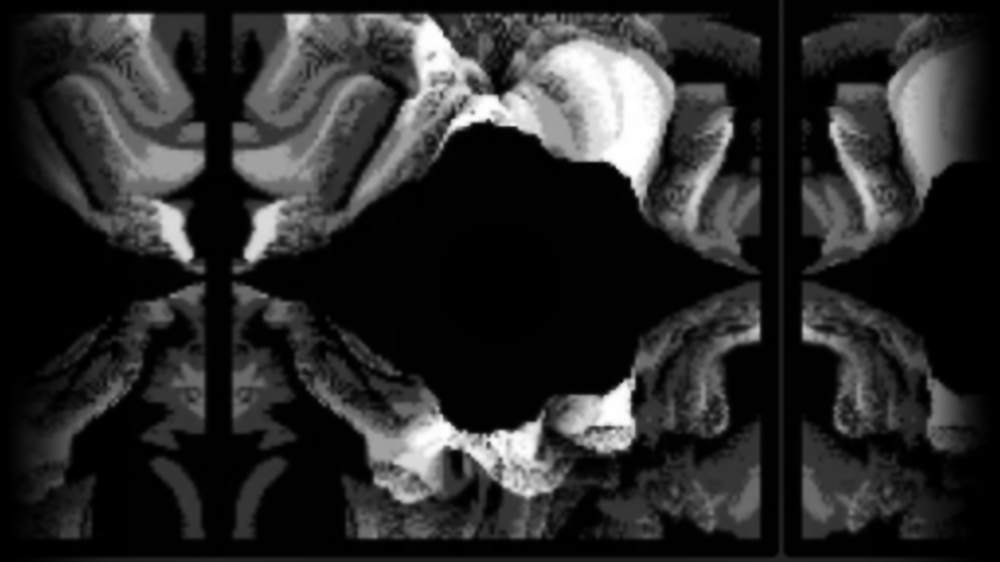
#> input picture cloth_base.png, 1000 x 562 px, shrunk from 1920 x 1080 before the run, found by its file name
$ python render_wallpaper.py
#> lines starting #> are read from the running program, lines starting #| are printed output that depends on the picture
import sys
import subprocess
import cv2
import numpy as np

def get_blink(t):
    b1_start, b1_dur = 2.4, 0.34
    b2_start, b2_dur = 5.8, 0.34
    c = 0.0
    for start, dur in [(b1_start, b1_dur), (b2_start, b2_dur)]:
        if start <= t < start + dur:
            tau = (t - start) / dur
            if tau < 0.38:
                u = tau / 0.38
                c = u * u * (3.0 - 2.0 * u)
            elif tau < 0.52:
                c = 1.0
            else:
                v = (tau - 0.52) / 0.48
                c = 1.0 - (v * v * (3.0 - 2.0 * v))
            break
    return float(c)

def main():
    cloth_path = '/home/akidin/animated-eye-wallpaper/cloth_base.png'
    output_path = '/home/akidin/Videos/Hidamari/eye_animated.mp4'

    cloth = cv2.imread(cloth_path, cv2.IMREAD_GRAYSCALE)
#> cloth is the input picture: shape (562, 1000); min 0, max 255, mean 42.6
    if cloth is None:
        sys.exit(1)

    h, w = cloth.shape
#> h = 562; w = 1000
    fps = 60
    duration = 8.0
    total_frames = int(fps * duration)

    y_grid, x_grid = np.mgrid[0:h, 0:w].astype(np.float32)
    cx, cy = 960.0, 540.0
    r = np.sqrt((x_grid - cx)**2 + (y_grid - cy)**2)

    r_inner, r_outer = 110.0, 320.0
    wave_mask = np.clip((r - r_inner) / (r_outer - r_inner), 0.0, 1.0)
    wave_mask = (wave_mask * wave_mask * (3.0 - 2.0 * wave_mask)).astype(np.float32)

    kx1, ky1 = 1.0 / 140.0, 1.0 / 180.0
    kx2, ky2 = 1.0 / 110.0, 1.0 / 150.0

    phi1 = x_grid * kx1 + y_grid * ky1
    sin_p1 = np.sin(phi1) * wave_mask * 12.0
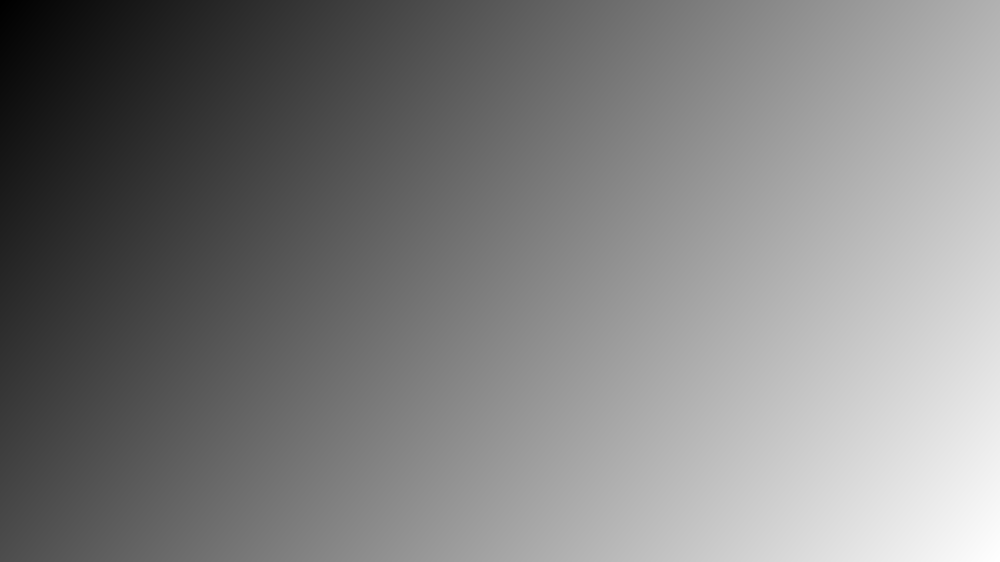
#> phi1: shape (562, 1000) float32; min 0, max 10.25, mean 5.13; drawn with min black and max white
    cos_p1 = np.cos(phi1) * wave_mask * 12.0

    phi2 = -x_grid * kx2 + y_grid * ky2
    sin_p2 = np.sin(phi2) * wave_mask * 5.5
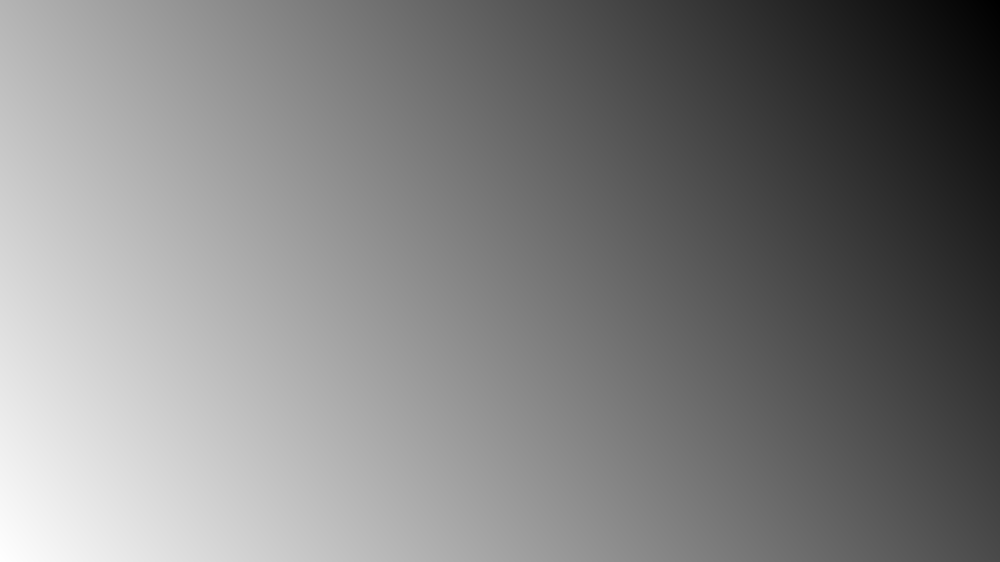
#> phi2: shape (562, 1000) float32; min -9.08, max 3.74, mean -2.67; drawn with min black and max white
    cos_p2 = np.cos(phi2) * wave_mask * 5.5

    phi3 = -y_grid * ky1 + x_grid * kx1
    sin_p3 = np.sin(phi3) * wave_mask * 10.0
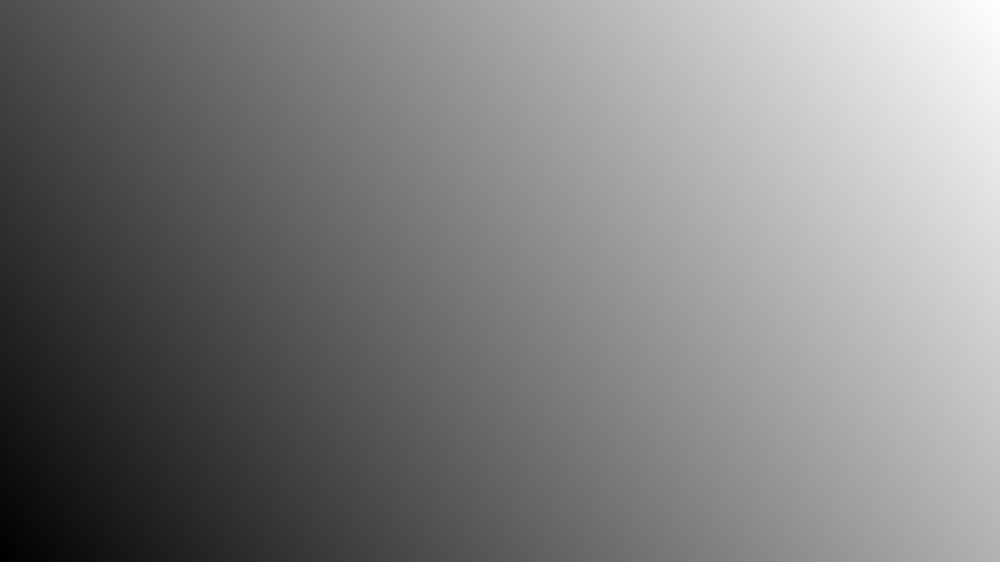
#> phi3: shape (562, 1000) float32; min -3.12, max 7.14, mean 2.01; drawn with min black and max white
    cos_p3 = np.cos(phi3) * wave_mask * 10.0

    phi4 = y_grid * ky2
    sin_p4 = np.sin(phi4) * wave_mask * 5.0
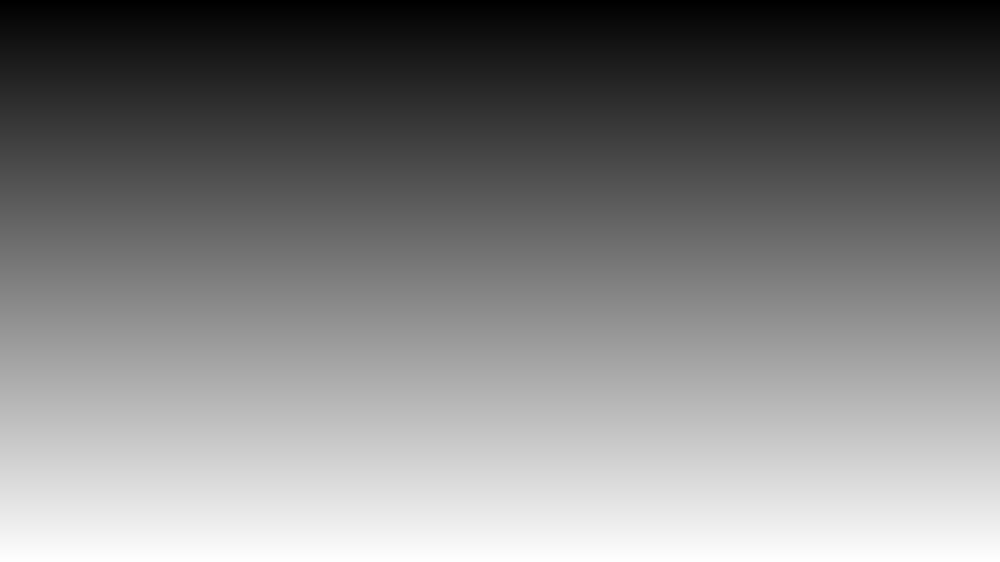
#> phi4: shape (562, 1000) float32; min 0, max 3.74, mean 1.87; drawn with min black and max white
    cos_p4 = np.cos(phi4) * wave_mask * 5.0

    phi_sheen = x_grid * 0.006 + y_grid * 0.005
    sin_ps = np.sin(phi_sheen) * wave_mask * 14.0
    cos_ps = np.cos(phi_sheen) * wave_mask * 14.0

    ey1, ey2 = int(cy - 120), int(cy + 120)
    ex1, ex2 = int(cx - 120), int(cx + 120)
    eye_y, eye_x = np.mgrid[ey1:ey2, ex1:ex2].astype(np.float32)
    eye_r = np.sqrt((eye_x - cx)**2 + (eye_y - cy)**2)

    r_dot_base = 14.5
    r_ring_base = 47.5
    th_ring_base = 11.5

    ffmpeg_cmd = [
        'ffmpeg', '-y',
        '-f', 'rawvideo',
        '-vcodec', 'rawvideo',
        '-s', f'{w}x{h}',
        '-pix_fmt', 'gray',
        '-r', str(fps),
        '-i', '-',
        '-c:v', 'h264_nvenc',
        '-preset', 'p4',
        '-b:v', '12M',
        '-pix_fmt', 'yuv420p',
        output_path
    ]

#> (the run stopped early here; a loop or call above may not have finished)
